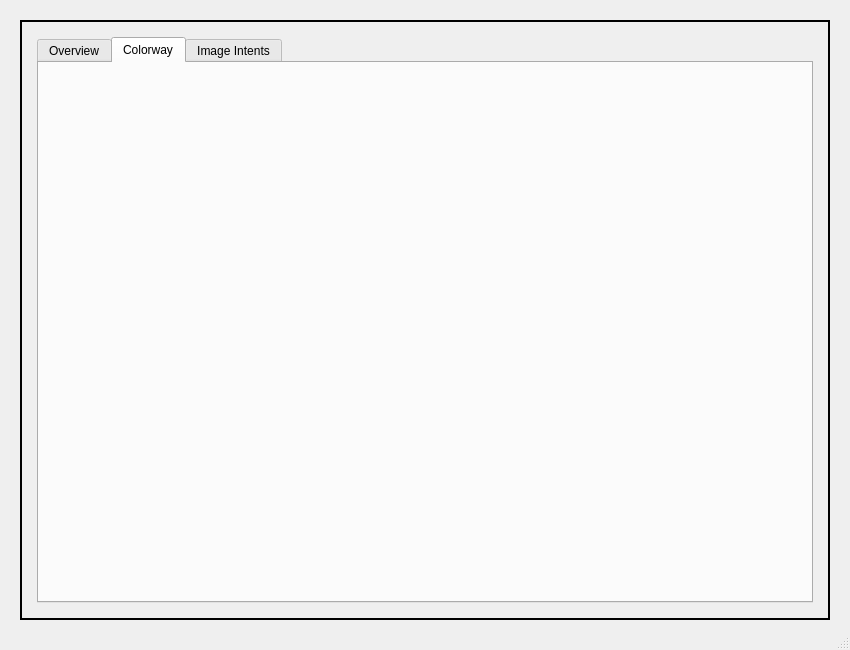
<?xml version="1.0" encoding="UTF-8"?>
<ui version="4.0">
 <class>UpdateProduct</class>
 <widget class="QDialog" name="UpdateProduct">
  <property name="geometry">
   <rect>
    <x>0</x>
    <y>0</y>
    <width>850</width>
    <height>650</height>
   </rect>
  </property>
  <property name="windowTitle">
   <string>Dialog</string>
  </property>
  <property name="sizeGripEnabled">
   <bool>true</bool>
  </property>
  <layout class="QGridLayout" name="gridLayout_2">
   <property name="leftMargin">
    <number>20</number>
   </property>
   <property name="topMargin">
    <number>20</number>
   </property>
   <property name="rightMargin">
    <number>20</number>
   </property>
   <property name="bottomMargin">
    <number>30</number>
   </property>
   <property name="spacing">
    <number>10</number>
   </property>
   <item row="1" column="0">
    <layout class="QHBoxLayout" name="ui_buttonsLayout">
     <property name="spacing">
      <number>10</number>
     </property>
     <property name="bottomMargin">
      <number>0</number>
     </property>
    </layout>
   </item>
   <item row="0" column="0">
    <widget class="QFrame" name="ui_outerFrame">
     <property name="sizePolicy">
      <sizepolicy hsizetype="Expanding" vsizetype="Expanding">
       <horstretch>0</horstretch>
       <verstretch>0</verstretch>
      </sizepolicy>
     </property>
     <property name="styleSheet">
      <string notr="true">
              #ui_outerFrame {
              padding: 5px;
              border: 1.5px solid #000;}
            </string>
     </property>
     <property name="frameShape">
      <enum>QFrame::StyledPanel</enum>
     </property>
     <property name="frameShadow">
      <enum>QFrame::Raised</enum>
     </property>
     <layout class="QGridLayout" name="gridLayout">
      <property name="leftMargin">
       <number>10</number>
      </property>
      <property name="topMargin">
       <number>10</number>
      </property>
      <property name="rightMargin">
       <number>10</number>
      </property>
      <property name="bottomMargin">
       <number>10</number>
      </property>
      <property name="horizontalSpacing">
       <number>20</number>
      </property>
      <property name="verticalSpacing">
       <number>10</number>
      </property>
      <item row="0" column="0" rowspan="2">
       <layout class="QVBoxLayout" name="ui_treeWidgetLayout">
        <property name="spacing">
         <number>10</number>
        </property>
        <item>
         <widget class="QTabWidget" name="ui_tabWidget">
          <property name="currentIndex">
           <number>1</number>
          </property>
          <widget class="QWidget" name="ui_overviewTab">
           <attribute name="title">
            <string>Overview</string>
           </attribute>
           <layout class="QGridLayout" name="gridLayout_4">
            <item row="0" column="0">
             <layout class="QHBoxLayout" name="ui_treeWidgetLayout_2"/>
            </item>
           </layout>
          </widget>
          <widget class="QWidget" name="ui_colorwayTab">
           <attribute name="title">
            <string>Colorway</string>
           </attribute>
           <layout class="QGridLayout" name="gridLayout_6">
            <item row="0" column="0">
             <layout class="QHBoxLayout" name="horizontalLayout"/>
            </item>
            <item row="1" column="0">
             <layout class="QGridLayout" name="gridLayout_3">
              <item row="0" column="1" rowspan="2">
               <layout class="QVBoxLayout" name="ui_colorwayImageLayout">
                <property name="spacing">
                 <number>10</number>
                </property>
                <property name="sizeConstraint">
                 <enum>QLayout::SetDefaultConstraint</enum>
                </property>
               </layout>
              </item>
              <item row="0" column="0" rowspan="2">
               <layout class="QVBoxLayout" name="ui_colorwayTableLayout"/>
              </item>
             </layout>
            </item>
           </layout>
          </widget>
          <widget class="QWidget" name="ui_imageIntentTab">
           <attribute name="title">
            <string>Image Intents</string>
           </attribute>
           <layout class="QGridLayout" name="gridLayout_5">
            <item row="0" column="0">
             <layout class="QHBoxLayout" name="horizontalLayout_4"/>
            </item>
            <item row="1" column="0">
             <layout class="QHBoxLayout" name="horizontalLayout_5"/>
            </item>
           </layout>
          </widget>
         </widget>
        </item>
       </layout>
      </item>
     </layout>
    </widget>
   </item>
  </layout>
 </widget>
 <resources/>
 <connections/>
</ui>
